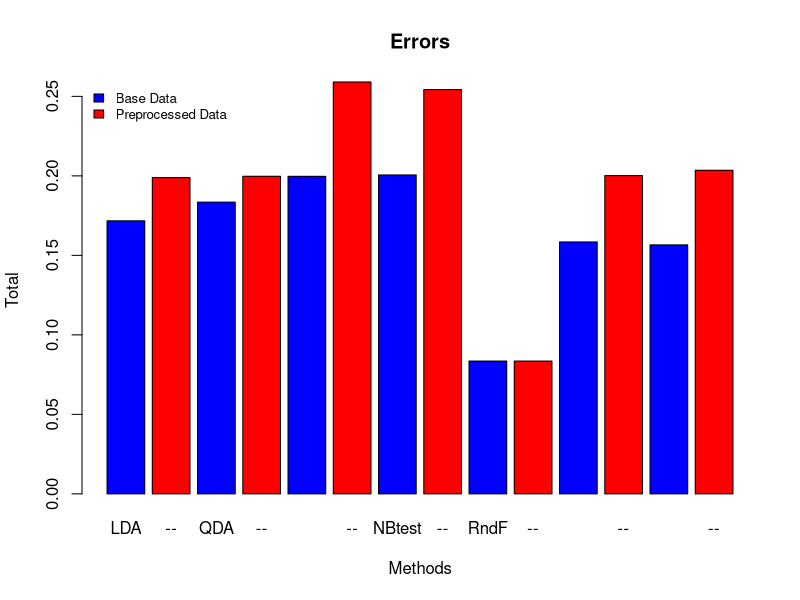
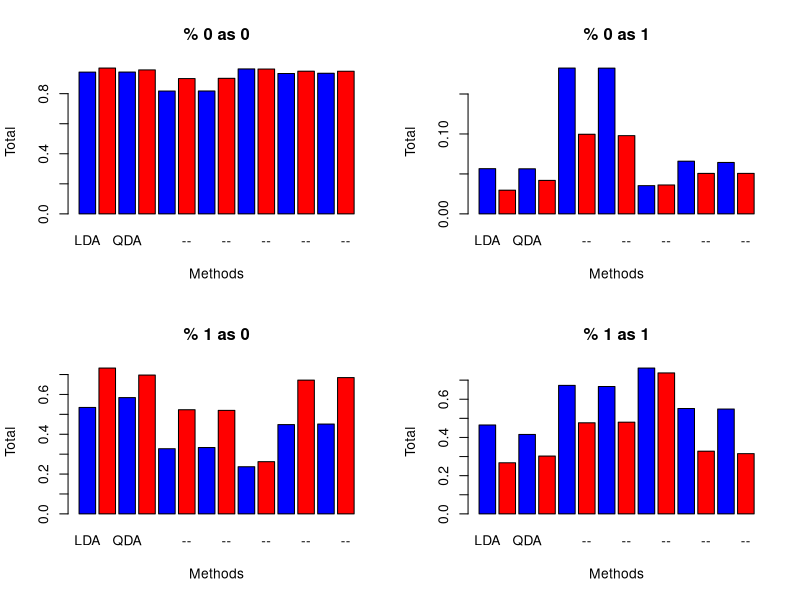

Generate these figures, in order, with R:
####################################################################
# Create different datasets to compare
####################################################################
set.seed(1313)
### Without preprocessing
adults <- read.table("out.txt", sep=",", dec=".", header=FALSE)
colnames(adults) <- c('age','workclass','fnlwgt','education','educationnum','maritalstatus','occupation',
                      'relationship','race','sex','capitalgain','capitalloss','hoursperweek','nativecountry','morefifty')
colnames(adults) <- make.names(colnames(adults))
adults$morefifty<- as.factor(adults$morefifty)

### All grouped
adults_grouped <- read.table("groupedall.txt", sep=",", dec=".", header=FALSE)
colnames(adults_grouped) <- c('age','workclass','fnlwgt','education','educationnum','maritalstatus','occupation',
                      'relationship','race','sex','capitalgain','capitalloss','hoursperweek','nativecountry','morefifty')
colnames(adults_grouped) <- make.names(colnames(adults_grouped))
adults_grouped$morefifty<- as.factor(adults_grouped$morefifty)
adults_grouped$educationnum<-NULL

adults_grouped[["capitalgain"]] <- ordered(cut(adults_grouped$capitalgain,c(-Inf, 0, 
                                                            median(adults_grouped[["capitalgain"]][adults_grouped[["capitalgain"]] >0]), 
                                                            Inf)),labels = c("None","Low","High"))
adults_grouped[["capitalloss"]] <- ordered(cut(adults_grouped$capitalloss,c(-Inf, 0, 
                                                            median(adults_grouped[["capitalloss"]][adults_grouped[["capitalloss"]] >0]), 
                                                            Inf)), labels = c("None","Low","High"))

####################################################################
# Compare them with all base methods
####################################################################
library(MASS) 
#plot(subset(adults,select=-morefifty),col=unclass(adults$morefifty))

### Base unprocessed data
DataSet <- adults
## LDA
lda.model <- lda (morefifty ~ ., data = DataSet)

DataSet.pred <- predict(lda.model)
b_tab_lda<-table(DataSet$morefifty, DataSet.pred$class)
b_error_lda <- 1 - sum(b_tab_lda[row(b_tab_lda)==col(b_tab_lda)])/sum(b_tab_lda)

## QDA
qda.model <- qda (morefifty ~ ., data = DataSet)

DataSet.pred <- predict(qda.model)
b_tab_qda<-table(DataSet$morefifty, DataSet.pred$class)
b_error_qda <- 1 - sum(b_tab_qda[row(b_tab_qda)==col(b_tab_qda)])/sum(b_tab_qda)

## Naïve Bayes classifier
library (e1071)

N <- nrow(DataSet)
learn <- sample(1:N, round(2*N/3))
nlearn <- length(learn)
ntest <- N - nlearn

model <- naiveBayes(morefifty ~ ., data = DataSet[learn,])
# Train error
pred <- predict(model, DataSet[learn,-1])
b_train_tab_nb <- table(pred, DataSet[learn,]$morefifty)
b_train_error_nb <- 1 - sum(b_train_tab_nb[row(b_train_tab_nb)==col(b_train_tab_nb)])/sum(b_train_tab_nb)

# Test error
pred <- predict(model, newdata=DataSet[-learn,-1])
b_test_tab_nb <- table(Pred=pred, True=DataSet[-learn,]$morefifty)
b_test_error_nb <- 1 - sum(b_test_tab_nb[row(b_test_tab_nb)==col(b_test_tab_nb)])/sum(b_test_tab_nb)

## Random Forest
N <- nrow(DataSet)
all.indexes <- 1:N

learn.indexes <- sample(1:N, round(2*N/3))
test.indexes <- all.indexes[-learn.indexes]

learn.data <- DataSet[learn.indexes,]

nlearn <- length(learn.indexes)
ntest <- N - nlearn

library(randomForest)

model.rf1 <- randomForest(as.factor(morefifty) ~ ., data = learn.data, ntree=100, proximity=FALSE)

# Test error
pred.rf1 <- predict (model.rf1, DataSet[test.indexes,], type="class")
b_tab_rf <- table(Truth=DataSet$morefifty[test.indexes], Pred=pred.rf1)
b_error_rf <- 1-sum(diag(b_tab_rf))/sum(b_tab_rf)

## MLP
N <- nrow(DataSet)
learn <- sample(1:N, round(2*N/3))
nlearn <- length(learn)
ntest <- N - nlearn

model.logreg <- glm (morefifty~., data=DataSet[learn,], family=binomial)
# Simplify the model using the AIC
model.logreg2 <- step(model.logreg)
# Calculation of apparent error in the training set (learn)
glfpred=NULL
glfpred[model.logreg2$fitted.values<0.5]=0
glfpred[model.logreg2$fitted.values>=0.5]=1
b_train_tab_mlp <- table(DataSet$morefifty[learn],glfpred)
b_train_error_mlp <- 1-sum(diag(b_train_tab_mlp))/nlearn

# Estimation of prediction error using the test set

glft = predict(model.logreg2, newdata=DataSet[-learn,]) 
pt = 1/(1+exp(-glft))
glfpredt = NULL
glfpredt[pt<0.5]=0
glfpredt[pt>=0.5]=1
b_test_tab_mlp <- table(DataSet$morefifty[-learn],glfpredt)
b_test_error_mlp <- 1-sum(diag(b_test_tab_mlp))/ntest

#############################################################

### Processed data
DataSet <- adults_grouped
## LDA
lda.model <- lda (morefifty ~ ., data = DataSet)

DataSet.pred <- predict(lda.model)
p_tab_lda<-table(DataSet$morefifty, DataSet.pred$class)
p_error_lda <- 1 - sum(p_tab_lda[row(p_tab_lda)==col(p_tab_lda)])/sum(p_tab_lda)

## QDA
qda.model <- qda (morefifty ~ ., data = DataSet)

DataSet.pred <- predict(qda.model)
p_tab_qda<-table(DataSet$morefifty, DataSet.pred$class)
p_error_qda <- 1 - sum(p_tab_qda[row(p_tab_qda)==col(p_tab_qda)])/sum(p_tab_qda)

## Naïve Bayes classifier
library (e1071)

N <- nrow(DataSet)
learn <- sample(1:N, round(2*N/3))
nlearn <- length(learn)
ntest <- N - nlearn

model <- naiveBayes(morefifty ~ ., data = DataSet[learn,])
# Train error
pred <- predict(model, DataSet[learn,-1])
p_train_tab_nb <- table(pred, DataSet[learn,]$morefifty)
p_train_error_nb <- 1 - sum(p_train_tab_nb[row(p_train_tab_nb)==col(p_train_tab_nb)])/sum(p_train_tab_nb)

# Test error
pred <- predict(model, newdata=DataSet[-learn,-1])
p_test_tab_nb <- table(Pred=pred, True=DataSet[-learn,]$morefifty)
p_test_error_nb <- 1 - sum(p_test_tab_nb[row(p_test_tab_nb)==col(p_test_tab_nb)])/sum(p_test_tab_nb)

## Random Forest
N <- nrow(DataSet)
all.indexes <- 1:N

learn.indexes <- sample(1:N, round(2*N/3))
test.indexes <- all.indexes[-learn.indexes]

learn.data <- DataSet[learn.indexes,]

nlearn <- length(learn.indexes)
ntest <- N - nlearn

library(randomForest)

model.rf1 <- randomForest(as.factor(morefifty) ~ ., data = learn.data, ntree=100, proximity=FALSE)

# Test error
pred.rf1 <- predict (model.rf1, DataSet[test.indexes,], type="class")
p_tab_rf <- table(Truth=DataSet$morefifty[test.indexes], Pred=pred.rf1)
p_error_rf <- 1-sum(diag(b_tab_rf))/sum(b_tab_rf)

## MLP
N <- nrow(DataSet)
learn <- sample(1:N, round(2*N/3))
nlearn <- length(learn)
ntest <- N - nlearn

model.logreg <- glm (morefifty~., data=DataSet[learn,], family=binomial)
# Simplify the model using the AIC
model.logreg2 <- step(model.logreg)
# Calculation of apparent error in the training set (learn)
glfpred=NULL
glfpred[model.logreg2$fitted.values<0.5]=0
glfpred[model.logreg2$fitted.values>=0.5]=1
p_train_tab_mlp <- table(DataSet$morefifty[learn],glfpred)
p_train_error_mlp <- 1-sum(diag(p_train_tab_mlp))/nlearn

# Estimation of prediction error using the test set

glft = predict(model.logreg2, newdata=DataSet[-learn,]) 
pt = 1/(1+exp(-glft))
glfpredt = NULL
glfpredt[pt<0.5]=0
glfpredt[pt>=0.5]=1
p_test_tab_mlp <- table(DataSet$morefifty[-learn],glfpredt)
p_test_error_mlp <- 1-sum(diag(p_test_tab_mlp))/ntest

####################################################################
# Plot the results
####################################################################

colnames <- c("LDA","--","QDA","--","NBtrain","--","NBtest","--","RndF","--","MLPtrain","--","MLPtest","--")

### Error plot
barplot(c(b_error_lda,p_error_lda,b_error_qda,p_error_qda,b_train_error_nb,p_train_error_nb,b_test_error_nb,p_test_error_nb,b_error_rf,p_error_rf,b_train_error_mlp,p_train_error_mlp,b_test_error_mlp,p_test_error_mlp),
        main="Errors", xlab="Methods", ylab="Total",
        names.arg=colnames, 
        col=c("blue","red"))
legend("topleft", c("Base Data","Preprocessed Data"), cex=0.8, 
       bty="n", fill=c("blue","red"))

### Confusion matrix plots
par(mfrow=c(2,2))
display1 <- c(b_tab_lda[1]/(b_tab_lda[1]+b_tab_lda[3]),
              p_tab_lda[1]/(p_tab_lda[1]+p_tab_lda[3]),
              b_tab_qda[1]/(b_tab_qda[1]+b_tab_qda[3]),
              p_tab_qda[1]/(b_tab_qda[1]+b_tab_qda[3]),
              b_train_tab_nb[1]/(b_train_tab_nb[1]+b_train_tab_nb[3]),
              p_train_tab_nb[1]/(p_train_tab_nb[1]+p_train_tab_nb[3]),
              b_test_tab_nb[1]/(b_test_tab_nb[1]+b_test_tab_nb[3]),
              p_test_tab_nb[1]/(p_test_tab_nb[1]+p_test_tab_nb[3]),
              b_tab_rf[1]/(b_tab_rf[1]+b_tab_rf[3]),
              p_tab_rf[1]/(p_tab_rf[1]+p_tab_rf[3]),
              b_train_tab_mlp[1]/(b_train_tab_mlp[1]+b_train_tab_mlp[3]),
              p_train_tab_mlp[1]/(p_train_tab_mlp[1]+p_train_tab_mlp[3]),
              b_test_tab_mlp[1]/(b_test_tab_mlp[1]+b_test_tab_mlp[3]),
              p_test_tab_mlp[1]/(p_test_tab_mlp[1]+p_test_tab_mlp[3]))
barplot(display1, 
        main="% 0 as 0", xlab="Methods", ylab="Total", 
        names.arg=colnames, 
        col=c("blue","red"))
display1 <- c(b_tab_lda[3]/(b_tab_lda[1]+b_tab_lda[3]),
              p_tab_lda[3]/(p_tab_lda[1]+p_tab_lda[3]),
              b_tab_qda[3]/(b_tab_qda[1]+b_tab_qda[3]),
              p_tab_qda[3]/(b_tab_qda[1]+b_tab_qda[3]),
              b_train_tab_nb[3]/(b_train_tab_nb[1]+b_train_tab_nb[3]),
              p_train_tab_nb[3]/(p_train_tab_nb[1]+p_train_tab_nb[3]),
              b_test_tab_nb[3]/(b_test_tab_nb[1]+b_test_tab_nb[3]),
              p_test_tab_nb[3]/(p_test_tab_nb[1]+p_test_tab_nb[3]),
              b_tab_rf[3]/(b_tab_rf[1]+b_tab_rf[3]),
              p_tab_rf[3]/(p_tab_rf[1]+p_tab_rf[3]),
              b_train_tab_mlp[3]/(b_train_tab_mlp[1]+b_train_tab_mlp[3]),
              p_train_tab_mlp[3]/(p_train_tab_mlp[1]+p_train_tab_mlp[3]),
              b_test_tab_mlp[3]/(b_test_tab_mlp[1]+b_test_tab_mlp[3]),
              p_test_tab_mlp[3]/(p_test_tab_mlp[1]+p_test_tab_mlp[3]))
barplot(display1, 
        main="% 0 as 1", xlab="Methods", ylab="Total", 
        names.arg=colnames, 
        col=c("blue","red"))
display1 <- c(b_tab_lda[2]/(b_tab_lda[2]+b_tab_lda[4]),
              p_tab_lda[2]/(p_tab_lda[2]+p_tab_lda[4]),
              b_tab_qda[2]/(b_tab_qda[2]+b_tab_qda[4]),
              p_tab_qda[2]/(b_tab_qda[2]+b_tab_qda[4]),
              b_train_tab_nb[2]/(b_train_tab_nb[2]+b_train_tab_nb[4]),
              p_train_tab_nb[2]/(p_train_tab_nb[2]+p_train_tab_nb[4]),
              b_test_tab_nb[2]/(b_test_tab_nb[2]+b_test_tab_nb[4]),
              p_test_tab_nb[2]/(p_test_tab_nb[2]+p_test_tab_nb[4]),
              b_tab_rf[2]/(b_tab_rf[2]+b_tab_rf[4]),
              p_tab_rf[2]/(p_tab_rf[2]+p_tab_rf[4]),
              b_train_tab_mlp[2]/(b_train_tab_mlp[2]+b_train_tab_mlp[4]),
              p_train_tab_mlp[2]/(p_train_tab_mlp[2]+p_train_tab_mlp[4]),
              b_test_tab_mlp[2]/(b_test_tab_mlp[2]+b_test_tab_mlp[4]),
              p_test_tab_mlp[2]/(p_test_tab_mlp[2]+p_test_tab_mlp[4]))
barplot(display1, 
        main="% 1 as 0", xlab="Methods", ylab="Total", 
        names.arg=colnames, 
        col=c("blue","red"))
display1 <- c(b_tab_lda[4]/(b_tab_lda[2]+b_tab_lda[4]),
              p_tab_lda[4]/(p_tab_lda[2]+p_tab_lda[4]),
              b_tab_qda[4]/(b_tab_qda[2]+b_tab_qda[4]),
              p_tab_qda[4]/(b_tab_qda[2]+b_tab_qda[4]),
              b_train_tab_nb[4]/(b_train_tab_nb[2]+b_train_tab_nb[4]),
              p_train_tab_nb[4]/(p_train_tab_nb[2]+p_train_tab_nb[4]),
              b_test_tab_nb[4]/(b_test_tab_nb[2]+b_test_tab_nb[4]),
              p_test_tab_nb[4]/(p_test_tab_nb[2]+p_test_tab_nb[4]),
              b_tab_rf[4]/(b_tab_rf[2]+b_tab_rf[4]),
              p_tab_rf[4]/(p_tab_rf[2]+p_tab_rf[4]),
              b_train_tab_mlp[4]/(b_train_tab_mlp[2]+b_train_tab_mlp[4]),
              p_train_tab_mlp[4]/(p_train_tab_mlp[2]+p_train_tab_mlp[4]),
              b_test_tab_mlp[4]/(b_test_tab_mlp[2]+b_test_tab_mlp[4]),
              p_test_tab_mlp[4]/(p_test_tab_mlp[2]+p_test_tab_mlp[4]))
barplot(display1, 
        main="% 1 as 1", xlab="Methods", ylab="Total", 
        names.arg=colnames, 
        col=c("blue","red"))

